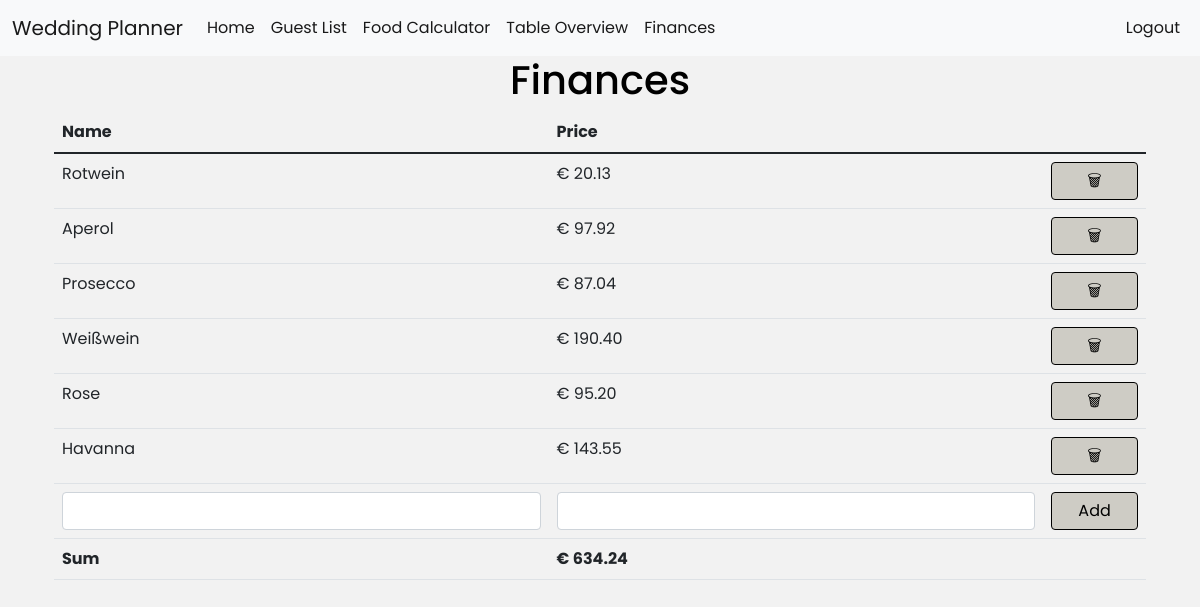
The app's page /finances (signed in) with its own data.
### website/models.py (models this page shows)
class Food(db.Model):
    id = db.Column(db.Integer, primary_key=True)
    user_id = db.Column(db.Integer, db.ForeignKey('user.id'))
    name = db.Column(db.String(150))
    price = db.Column(db.Float)
    amount_1 = db.Column(db.Float)
    amount_2 = db.Column(db.Float)
    amount_3 = db.Column(db.Float)

### website/views.py (the view, shortened to what this page needs)
@views.route('/finances', methods=['GET', 'POST'])
@login_required
def finances():
    if not db.session.query(AcceptedRatio).filter_by(user_id=current_user.id).first():
        ratio = AcceptedRatio(ratio=80, user_id=current_user.id)
        db.session.add(ratio)
        db.session.commit()
        ratio = ratio.ratio
    else:
        ratio = db.session.query(AcceptedRatio).filter_by(user_id=current_user.id).first().ratio
    male_guests = db.session.query(Guest).filter_by(user_id=current_user.id, group_id=1, status_id=2).count()
    male_guests = round(male_guests + db.session.query(Guest).filter_by(user_id=current_user.id, group_id=1, status_id=1).count() * ratio/100)
    female_guests = db.session.query(Guest).filter_by(user_id=current_user.id, group_id=2, status_id=2).count()
    female_guests = round(female_guests + db.session.query(Guest).filter_by(user_id=current_user.id, group_id=2, status_id=1).count() * ratio/100)
    child_guests = db.session.query(Guest).filter_by(user_id=current_user.id, group_id=3, status_id=2).count()
    child_guests = round(child_guests + db.session.query(Guest).filter_by(user_id=current_user.id, group_id=3, status_id=1).count() * ratio/100)
    foods = db.session.query(Food).filter_by(user_id=current_user.id).all()
    costs = db.session.query(Costs).filter_by(user_id=current_user.id).all()
    db.session.commit()
    sum=0
    for food in foods:
        sum = sum + food.price * (food.amount_1 * male_guests + food.amount_2 * female_guests + food.amount_3 * child_guests)
    for cost in costs:
        sum = sum + cost.price
    return render_template("finances.html", user=current_user, male_guests=male_guests, female_guests=female_guests, child_guests=child_guests, ratio=ratio, sum=sum)

### website/__init__.py (called while the page is built)
def create_app():
    app = Flask(__name__)
    app.config['SQLALCHEMY_TRACK_MODIFICATIONS'] = False
    app.config['SECRET_KEY'] = 'key'
    app.config['SQLALCHEMY_DATABASE_URI'] = f'sqlite:///{DB_NAME}'
    db.init_app(app)
    UPLOAD_FOLDER = 'website/static/files'
    app.config['UPLOAD_FOLDER'] =  UPLOAD_FOLDER
    from .views import views
    from .auth import auth
    app.register_blueprint(views, url_prefix='/')
    app.register_blueprint(auth, url_prefix='/')
    from .models import User, Note
    create_database(app)
    login_manager = LoginManager()
    login_manager.login_view = 'auth.login'
    login_manager.init_app(app)
    @login_manager.user_loader
    def load_user(id):
        return User.query.get(int(id))
    return app

### website/templates/finances.html (shortened to what this page needs)
{% extends "base.html" %} {% block title %}Home{% endblock %} {% block content %}
<div class="container">
	<div class="row">
		<h1 align="center">Finances</h1>
	</div>
	<div class="row">
		<form method="POST">
			<div class="CostsList">
				<table class="table" id="costs-table">
					<thead>
						<tr>
							<th scope="col">Name</th>
							<th scope="col">Price</th>
						</tr>
					</thead>
					<tbody>
						{% for food in user.food %}
						<tr>
							<td scope="row">{{ food.name }}</td>
							<td> {{ "€ %.2f"|format((food.amount_1 * male_guests + food.amount_2 * female_guests + food.amount_3 * child_guests) * food.price) }} </td>
							<td>
								<button type="button" class="close btn btn-primary" style="width: 100%;" onClick="deleteFood({{ food.id }})">
									<span aria-hidden="true">&#128465;</span>
								</button>
							</td>
						</tr>
						{% endfor %}
						<tr>
							<td><input name="cost_name" id="cost_name" class="form-control"></input></td>
							<td><input name="cost_price" id="cost_price" type="number" class="input-number form-control" step="any"></input></td>
							<td><button type="submit" name="submit" class="add_table_value btn btn-primary" style="width: 100%;" value="add_cost">Add</button></td>
						</tr>
						<tr>
							<td><b>Sum</b></td>
							<td><span><b>{{ "€ %.2f"|format(sum) }}</b></span></td>
							<td></td>
						</tr>
					</tbody>
				</table>
			</div>
		</form>
	</div>
</div>
{% endblock %}

### website/static/styles/main2.css (style rules this page uses)
:root { --primary-color: black; }
body { background: #F2F2F2; margin: 0; font-family: "Poppins"; color: black; }
.btn-primary { color: var(--primary-color); background-color: rgb(206, 204, 197); border: solid black; border-width: 1px; }

### records on screen
Food: name "Rotwein", amount_1+amount_2+amount_3 "€ 20.13", {{ food.id }} 1 (drawn)
Food: name "Aperol", amount_1+amount_2+amount_3 "€ 97.92"
Food: name "Prosecco", amount_1+amount_2+amount_3 "€ 87.04"
Food: name "Weißwein", amount_1+amount_2+amount_3 "€ 190.40"
Food: name "Rose", amount_1+amount_2+amount_3 "€ 95.20"
Food: name "Havanna", amount_1+amount_2+amount_3 "€ 143.55"

### other values on screen
{{ "€ %.2f"|format(sum) }} "€ 634.24"
